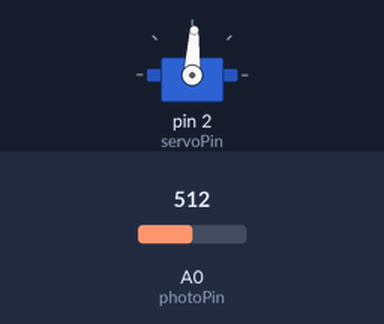
Bench run of a sketch on a simulated Arduino Uno, built with avr-gcc and run on an emulated ATmega328P. Parts: servo. Inputs (shaded band) come from the test bench; at power-on: A0 (photoPin) = 512.

Above: at 1.2 s.
1.3 s: A0 (photoPin) set to 716
At 2.2 s:
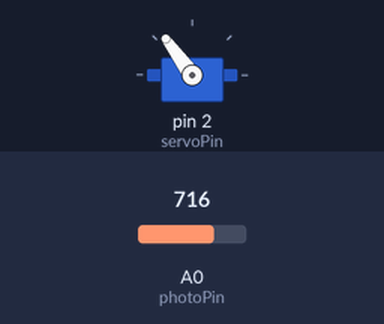
2.8 s: A0 (photoPin) set to 900
At 3.3 s:
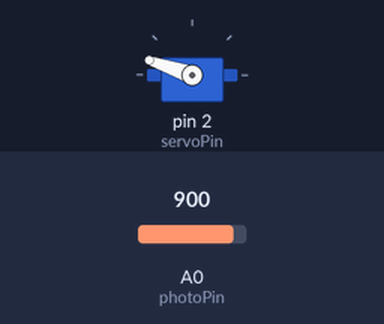
4.3 s: A0 (photoPin) set to 1023
At 5.5 s:
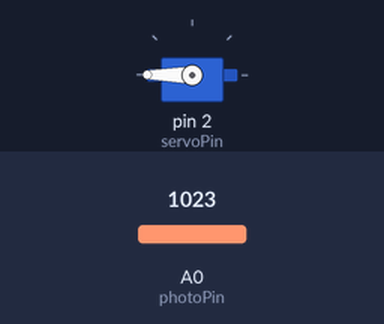
5.8 s: A0 (photoPin) set to 306
At 6.8 s:
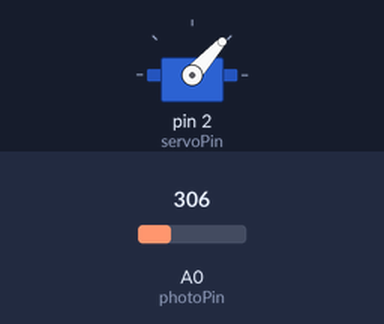
7.3 s: A0 (photoPin) set to 122
At 8.0 s:
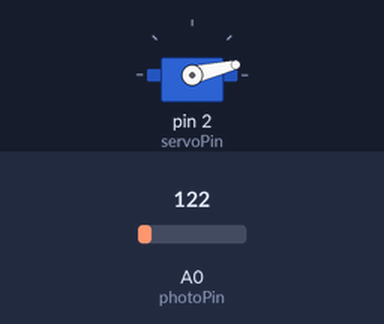
8.8 s: A0 (photoPin) set to 511
At 9.1 s:
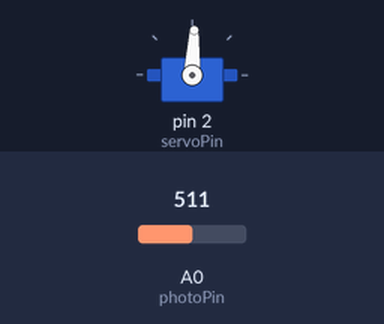
Timing chart, 0 to 11.3 s (numbered marks = the images above; inputs shaded):
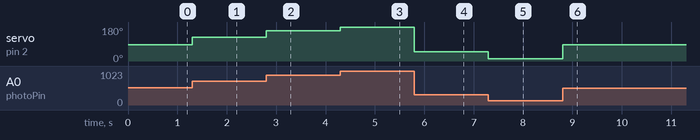

Measured:
- after the input at 1.3 s, servo on pin 2 (servoPin): 87° → 126° at once
- after the input at 2.8 s, servo on pin 2 (servoPin): 126° → 161° at once
- after the input at 4.3 s, servo on pin 2 (servoPin): 161° → 180° at once
- after the input at 5.8 s, servo on pin 2 (servoPin): 180° → 48° at once
- after the input at 7.3 s, servo on pin 2 (servoPin): 48° → 13° at once
- after the input at 8.8 s, servo on pin 2 (servoPin): 13° → 87° at once

The sketch:

LearningServos.ino
```cpp
#include <Servo.h>

int servoPin = 2;
int servoPos = 0;
Servo myServo;
int photoPin = A0;
int photoVal;

void setup() {
  // put your setup code here, to run once:
  myServo.attach(servoPin);
}

void loop() {
  // put your main code here, to run repeatedly:
  photoVal = analogRead(photoPin);
  servoPos = 18. / 95. * photoVal - 180./19.;
  myServo.write(servoPos);
}
```
